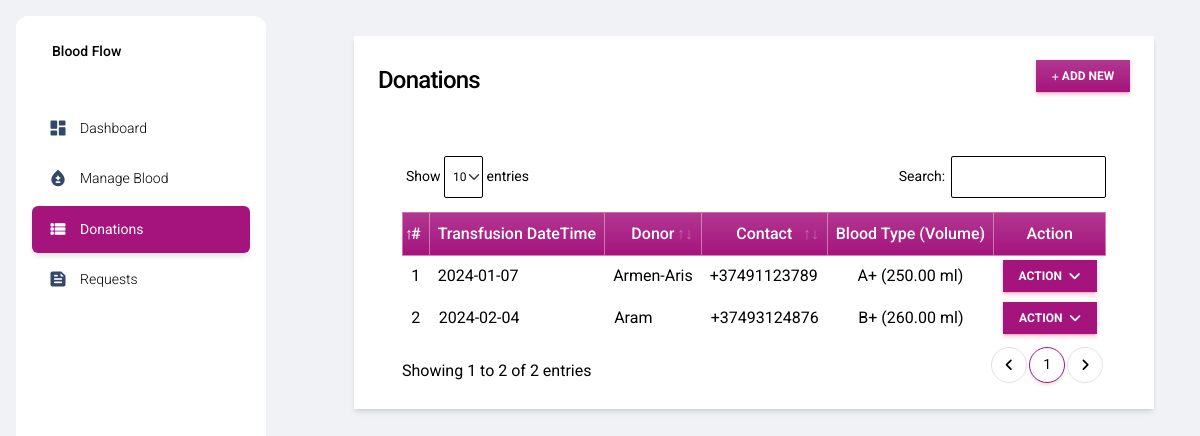
The page /donation_mgt (signed in) on the database its author committed.
### bbApp/models.py (models this page shows, shortened)
class Donation(models.Model):
    blood_group = models.ForeignKey(Blood_Group, on_delete=models.CASCADE)
    donor_name = models.CharField(max_length=500)
    donor_contact = models.CharField(max_length=250)
    donor_email = models.CharField(max_length=250)
    donor_address = models.TextField(blank=True, null=True)
    donor_gender = models.CharField(max_length=30, choices = (('Male' ,'Male'),('Female' ,'Female')))
    transfusion_date = models.DateField()
    donation_volume = models.FloatField(default=0)
    date_created = models.DateTimeField(default=timezone.now)
    date_updated = models.DateTimeField(auto_now=True)

class Blood_Group(models.Model):
    name = models.CharField(max_length=250)
    status = models.CharField(max_length=2, choices=(('1','Active'),('2','Inactive')), default = 1)
    date_created = models.DateTimeField(default=timezone.now)
    date_updated = models.DateTimeField(auto_now=True)
    def __str__(self):
        return self.name

### bbApp/views.py (the view)
# urls.py: path('donation_mgt', views.donation_mgt,name="donation-page"),
@login_required
def donation_mgt(request):
    context['page'] = 'donation_mgt'
    context['page_title'] = 'Donors Blood Donations Management'
    donations = models.Donation.objects.all()
    context['donations'] = donations
    return render(request,'donation_mgt.html',context)

### bbApp/forms.py (shortened to what this page needs)
class UpdateProfile(UserChangeForm):
    username = forms.CharField(max_length=250,help_text="The Username field is required.")
    email = forms.EmailField(max_length=250,help_text="The Email field is required.")
    first_name = forms.CharField(max_length=250,help_text="The First Name field is required.")
    last_name = forms.CharField(max_length=250,help_text="The Last Name field is required.")
    current_password = forms.CharField(max_length=250)
    class Meta:
        model = User
        fields = ('email', 'username','first_name', 'last_name')

### bbApp/templates/donation_mgt.html (shortened to what this page needs)
{% extends 'layouts/base.html' %} {% load humanize %} {% block content %}
<div class="container-fluid">
    <div class="col-lg-12 col-md-12 col-sm-12 col-xs-12">
        <div class="card card-default rounded-0 shadow ">
            <div class="card-header">
                <div class="d-flex w-100 align-items-center justify-content-between">
                    <h4 class="card-title fw-bold">Donations</h4>
                    <div class="tools">
                        <button type="button" class="btn btn-primary rounded-0 bg-gradient btn-sm" id='add_new'><i class="fa fa-plus"></i> Add New</button>
                    </div>
                </div>
            </div>
            <div class="card-body">
                <div class="container-fluid">
                    <table class="table table-bordered" id="donation-list">
                        <colgroup>
                            <col width="5%">
                            <col width="20%">
                            <col width="30%">
                            <col width="15%">
                            <col width="15%">
                            <col width="15%">
                        </colgroup>
                        <thead>
                            <tr class="bg-gradient bg-primary bg-opacity-50 text-light">
                                <th class="px-2 py-2 text-center">#</th>
                                <th class="px-2 py-2 text-center">Transfusion DateTime</th>
                                <th class="px-2 py-2 text-center">Donor</th>
                                <th class="px-2 py-2 text-center">Contact</th>
                                <th class="px-2 py-2 text-center">Blood Type (volume)</th>
                                <th class="px-2 py-2 text-center">Action</th>
                            </tr>
                        </thead>
                        <tbody style="color: #000000">
                            {% for donation in donations %}
                            <tr>
                                <td class="px-2 py-1 align-middle text-center">{{ forloop.counter }}</td>
                                <td class="px-2 py-1 align-middle">{{ donation.transfusion_date|date:"Y-m-d" }}</td>
                                <td class="px-2 py-1 align-middle">{{ donation.donor_name }}</td>
                                <td class="px-2 py-1 align-middle">{{ donation.donor_contact }}</td>
                                <td class="px-2 py-1 align-middle text-center">{{ donation.blood_group }} ({{ donation.donation_volume|floatformat:2|intcomma }} ml)</td>
                                <td class="px-2 py-1 align-middle text-center">
                                    <div class="dropdown">
                                        <button class="btn btn-primary btn-sm mb-0 rounded-0 dropdown-toggle" type="button" id="actionBtn-{{ donation.pk }}" data-bs-toggle="dropdown" aria-expanded="false">
                                        Action
                                        </button>
                                    </div>
                                </td>
                            </tr>
                            {% endfor %}
                        </tbody>
                    </table>
                </div>
            </div>
        </div>
    </div>
</div>
{% endblock content %}

### static/default/css/style.css (style rules this page uses)
html, body { height: 100%; width: 100%; max-height: 100%; overflow: auto; display: flex; flex-direction: column; }
.dark-version .table tbody tr:last-child td { border-width: 1px !important; }

### rows shown on the page
Donation: transfusion_date "2024-01-07", donor_name "Armen-Aris", donor_contact "+37491123789", blood_group "A+", donation_volume "250.00"
Donation: transfusion_date "2024-02-04", donor_name "Aram", donor_contact "+37493124876", blood_group "B+", donation_volume "260.00"
